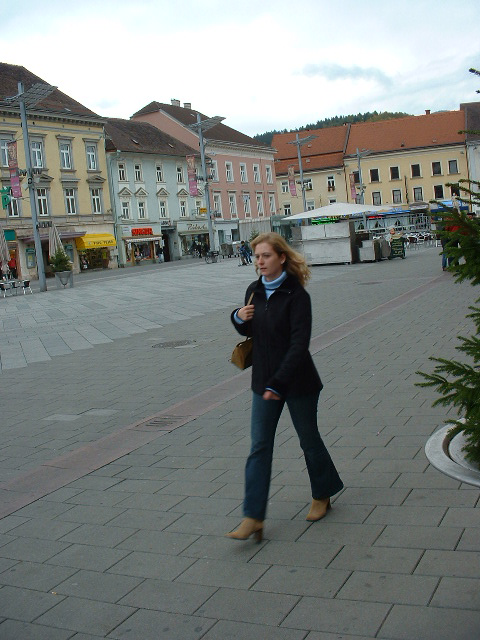
#> input picture 机器学习/支持向量机/person.png, 480 x 640 px, found by its file name
$ python 'hog特征提取原理.py'   (older library calls are emulated)
#> lines starting #> are read from the running program, lines starting #| are printed output that depends on the picture
import cv2
import numpy as np

img=cv2.imread('E:/face/person.png',cv2.IMREAD_GRAYSCALE)
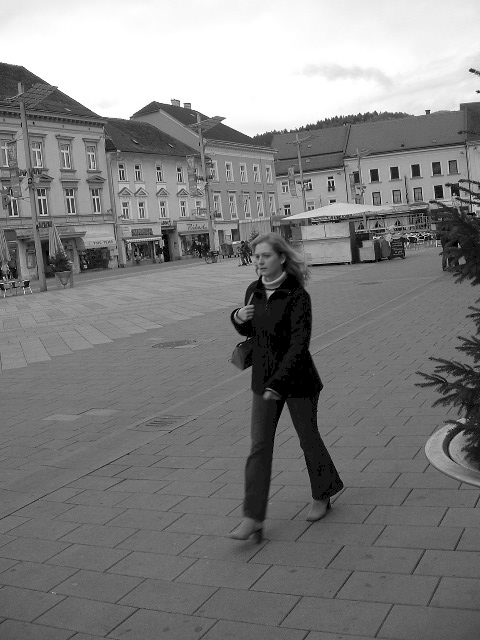
#> img: shape (640, 480); min 0, max 255, mean 128.6
img=np.sqrt(img/np.max(img))
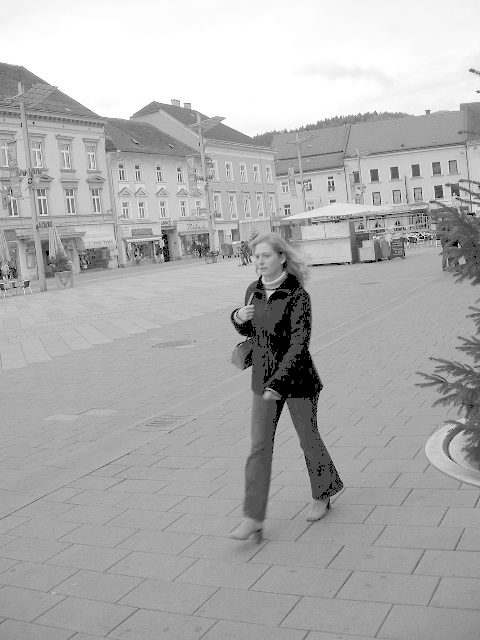
#> img: shape (640, 480) float64; min 0, max 1, mean 0.685

#计算梯度
height,width=img.shape
#> height = 640; width = 480
gradient_values_x=cv2.Sobel(img,cv2.CV_64F,1,0,ksize=3)
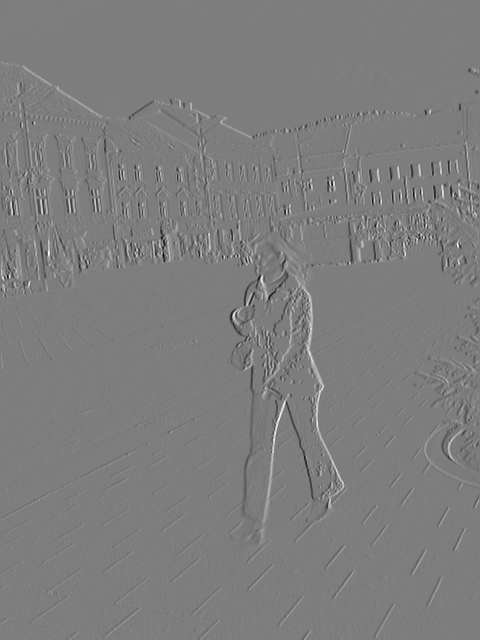
#> gradient_values_x: shape (640, 480) float64; min -3.12, max 3.2, mean -0.00146; drawn with min black and max white
gradient_values_y=cv2.Sobel(img,cv2.CV_64F,0,1,ksize=3)
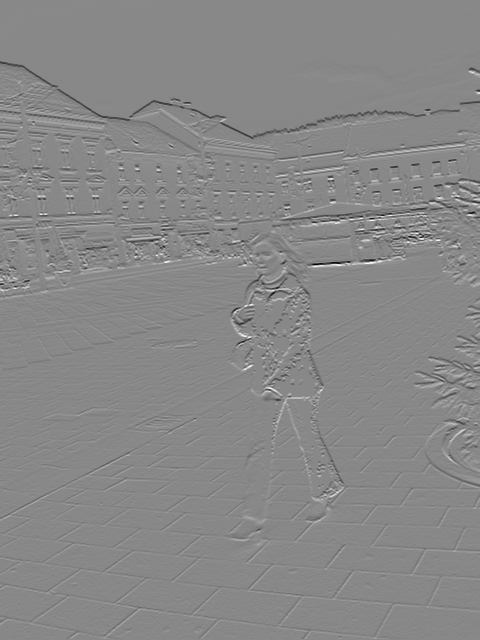
#> gradient_values_y: shape (640, 480) float64; min -3.2, max 2.79, mean -0.00463; drawn with min black and max white
gradient_magnitude=np.abs(gradient_values_x)+np.abs(gradient_values_y)
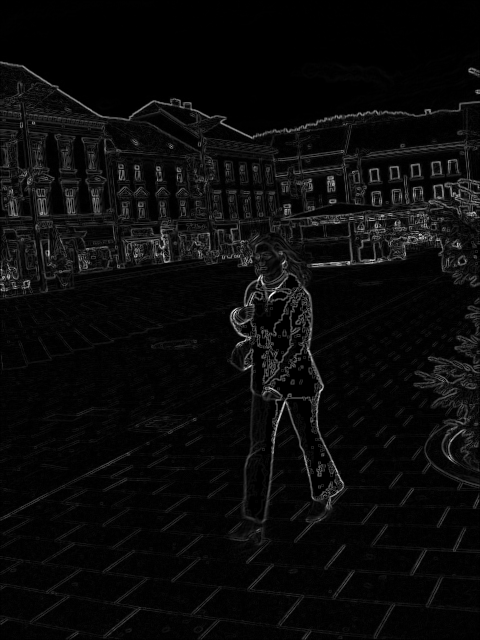
#> gradient_magnitude: shape (640, 480) float64; min 0, max 4.86, mean 0.208; drawn with min black and max white
gradient_angle=cv2.phase(gradient_values_x,gradient_values_y,angleInDegrees=True)
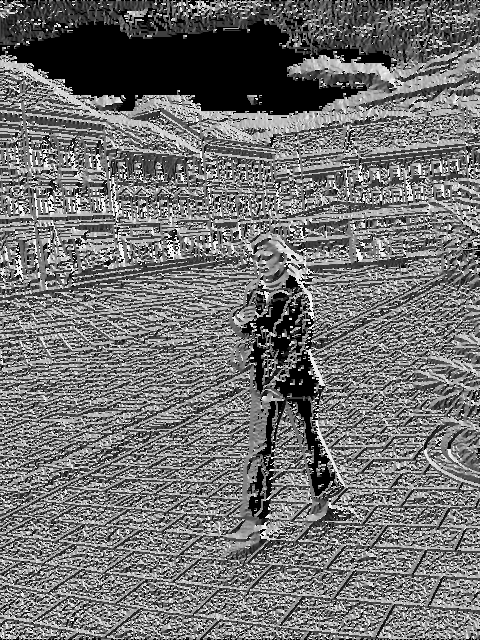
#> gradient_angle: shape (640, 480) float64; min 0, max 360, mean 160.4; drawn with min black and max white
# [5 lines of commented-out code are left out]

cell_size=8
bin_size=9
angle_unit=180/bin_size
cell_gradient_vector=np.zeros((int(height / cell_size), int(width / cell_size),
                                int(bin_size)))

def cell_gradient(cell_magnitude,cell_angle):
    orientation_centers=np.zeros(bin_size)
    for i in range(cell_magnitude.shape[0]):
        for j in range(cell_magnitude.shape[0]):
            min_angle=int(cell_angle[i][j]/angle_unit)%bin_size
            max_angle=(min_angle+1)%bin_size
            mod=cell_angle[i][j] % angle_unit
            orientation_centers[min_angle]+=cell_magnitude[i][j]*(1-(mod/angle_unit))
            orientation_centers[max_angle]+=cell_magnitude[i][j]*(mod/angle_unit)
    return orientation_centers

for i in range(cell_gradient_vector.shape[0]):
    for j in range(cell_gradient_vector.shape[1]):
        cell_magnitude=gradient_magnitude[i*cell_size:(i+1)*cell_size,
                       j*cell_size:(j+1)*cell_size]
        cell_angle = gradient_angle[i * cell_size:(i + 1) * cell_size,
                     j * cell_size:(j + 1) * cell_size]
        cell_gradient_vector[i][j]=cell_gradient(cell_magnitude,cell_angle)
#print(cell_gradient_vector.shape)

hog_vector=[]
for i in range(cell_gradient_vector.shape[0]-1):
    for j in range(cell_gradient_vector.shape[1] - 1):
        block_vector=[]
        block_vector.extend(cell_gradient_vector[i][j])
        block_vector.extend(cell_gradient_vector[i][j+1])
        block_vector.extend(cell_gradient_vector[i+1][j])
        block_vector.extend(cell_gradient_vector[i+1][j+1])
        mag=lambda vector:np.sqrt(sum(i**2 for i in vector))
        magnitude=mag(block_vector)
        if magnitude != 0:
            normalize=lambda block_vector,magnitude:[element/magnitude for element in block_vector]
            block_vector=normalize(block_vector,magnitude)
        hog_vector.extend(block_vector)
print(np.array(hog_vector))
#> (printed output is left out)
